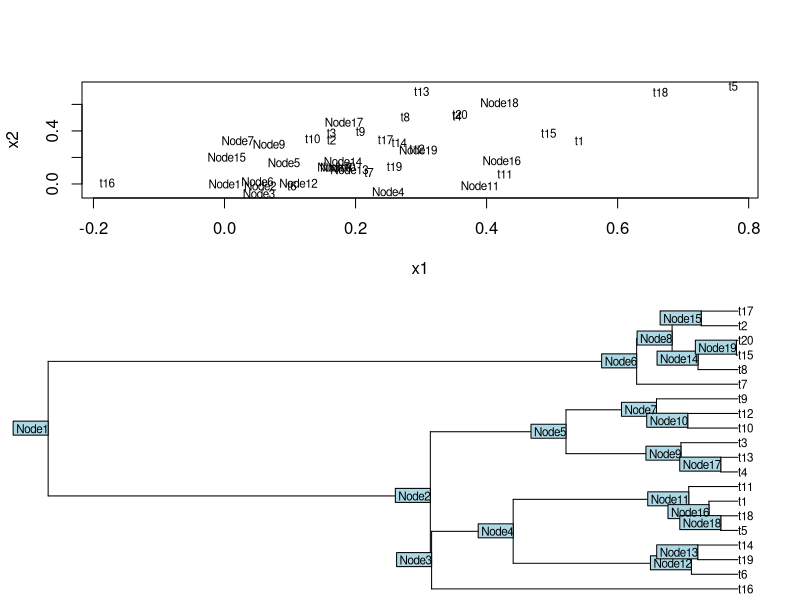

Here is the R script that generated this plot:
library(ape)


### Name: rTraitMult
### Title: Multivariate Character Simulation
### Aliases: rTraitMult
### Keywords: datagen

### ** Examples

## correlated evolution of 2 continuous traits:
mod <- function(x, l) {
    y1 <- rnorm(1, x[1] + 0.5*x[2], 0.1)
    y2 <- rnorm(1, 0.5*x[1] + x[2], 0.1)
    c(y1, y2)
}
set.seed(11)
tr <- makeNodeLabel(rcoal(20))
x <- rTraitMult(tr, mod, 2, ancestor = TRUE)
op <- par(mfcol = c(2, 1))
plot(x, type = "n")
text(x, labels = rownames(x), cex = 0.7)
oq <- par(mar = c(0, 1, 0, 1), xpd = TRUE)
plot(tr, font = 1, cex = 0.7)
nodelabels(tr$node.label, cex = 0.7, adj = 1)
par(c(op, oq))
